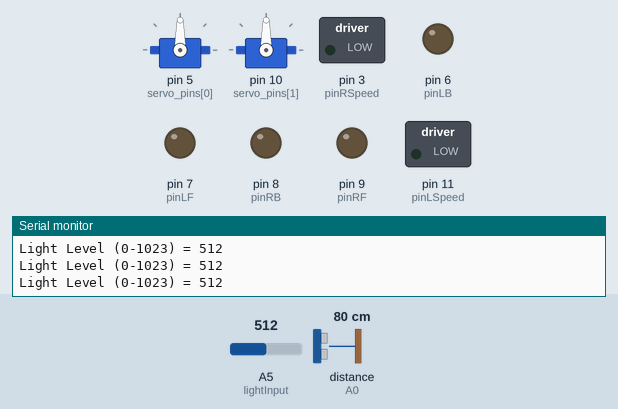
Simulated run of this sketch. Board: Arduino Uno, built with avr-gcc and run on an emulated ATmega328P. On the bench: 2 × servo, switched loads named in the sketch (green lamp = pin HIGH), output pins drawn as LEDs (lit = HIGH), the last lines printed to the serial monitor. The inputs (shaded band) are chosen by the test bench; at power-on: A5 (lightInput) = 512, distance to the obstacle (sensor on A0) 80 cm. The echo pulse lasts 58.3 µs per cm; pins used as bus, display or sensor lines are not drawn.

Above: at 2.2 s.
2.3 s: A5 (lightInput) set to 157
At 5.7 s:
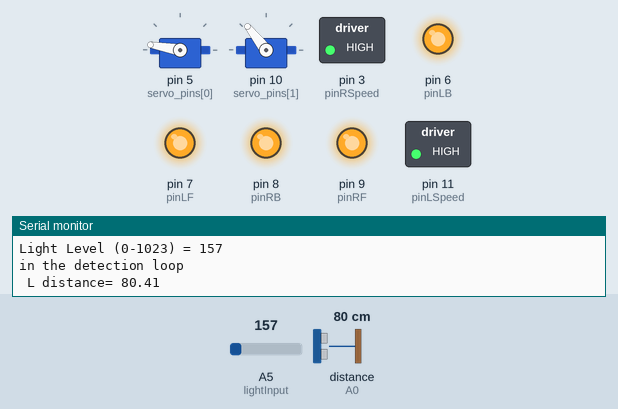
6.4 s: A5 (lightInput) set to 133
At 6.4 s:
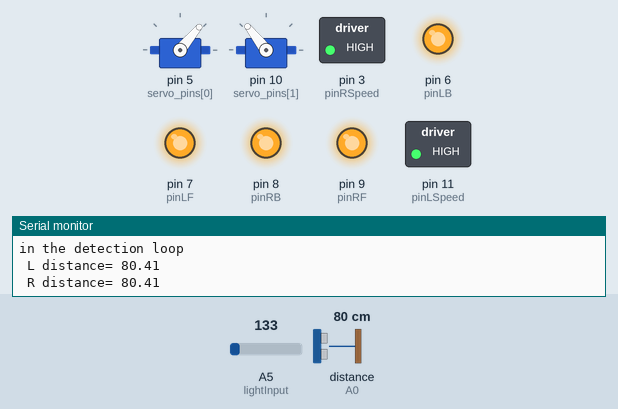
At 9.8 s:
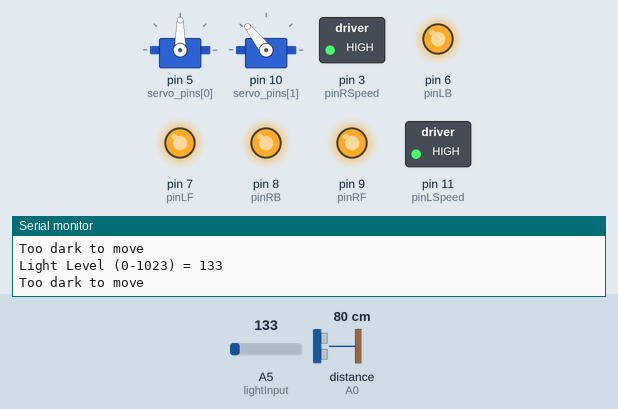
Timing chart, 0 to 11.3 s (numbered marks = the images above; inputs shaded):
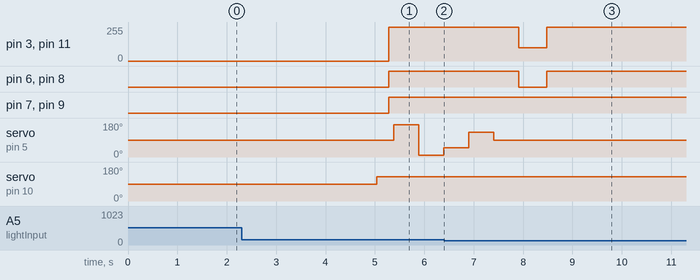

Measured:
- the behaviour switches between 150 and 149 on A5 (lightInput) (found by bisection; images 1 and 2)
- after the input at 6.4 s, servo on pin 5 (servo_pins[0]): goes on until 7.4 s, then stays 90°

The sketch:

Slutkod.ino
```cpp
// User-defined variables:
// OBS: men mounting servo during robot assembly, use SensorCenterAngle = 90;


int SensorCenterAngle  = 90;    //Angle when "distance sensor" points straight ahead. OBS: between 80-100 !
int SensorTurningAngle = 80;    //Angle the "distance sensor" turns relative to center default 70
int MiddleTurningAngle = (SensorTurningAngle*0.5);


int AlarmDistanceClose = 25;    // Very close! //defalut 25
int AlarmDistanceFar   = 35;    // Close but no cigar! //default 40 ((distance)/5.8/10))= centimeter
int Insiderange = 40;
int CheckRouteTime     = 3000;  //How often the Robot should stop and check if any obstacle has arrived from right or left // default 2000


int ForwardWheelSpeed  = 100;   // min-max = 0-255 Choose an even number = possible to divide by 2
int TurnWheelSpeed     = ForwardWheelSpeed-0; // min-max = 0-255 Choose an even number = possible to divide by 2
int BackwardWheelSpeed = ForwardWheelSpeed-0; // min-max = 0-255 Choose an even number = possible to divide by 2
int TurnTime           = 4;     // Time for turning => turning angle of vehicle. Use ~0-10
int turnSpeedCompensator = 0; //If vehicle turns to the left - increase this variable. OBS between ~-30 and 30 to start with...


// -----------------------------------------------------------------------------------
// Here starts the main code:
#include <Servo.h>
int pinLB=6;          // define pin6 as left back connect with IN1
int pinLF=7;          // define pin9 as left forward connect with IN2
int pinRB=8;          // define pin10 as right back connect with IN3
int pinRF=9;          // define pin11 as right back connect with IN4
int pinRSpeed = 3;    //ENA - Right motor - Black cord
int pinLSpeed = 11;   //ENB - Left  motor - Green cord
int inputPin = A0;    // define ultrasonic receive pin (Echo)
int outputPin =A1;    // define ultrasonic send pin(Trig)
int Fspeedd = 0;      // forward distance
int Rspeedd = 0;      // right distance
int Lspeedd = 0;      // left distance
int LMspeedd = 0;     // left middle distance
int RMspeedd = 0;     // right middle distance
int directionn = 0;   //

int lightInput = A5;
int ljusLevel = 1000;
bool ljusOff = false;
int ljuscheck = 0;


#define SERVOS 2      // Define the number of servos
//#define STATES 7    // Define the number of states
Servo myservo[SERVOS];// new myservo
int servo_pins[SERVOS] = {5,10}; // means that two servos are controlled on port 5 and 10
                                 // myservo[0] will be on port 5, and myservo[1] will be on port 10,
                                 // (and so on if more servos will be attached...)
int delay_time = 250; // set stable time
int Fgo = 8;          // forward
int Rgo = 6;          // turn right
int Lgo = 4;          // turn left
int Bgo = 2;          // back
int RMgo = 10;
int LMgo = 12;
unsigned long DriveTime;    // Timevariables to control how often to check for directions
unsigned long DriveTimeOld; // Timevariables to control how often to check for directions
int RightSensorAngle   = SensorCenterAngle-SensorTurningAngle; //Angle the distance sensor turns to the right (90 is straight ahead)
int LeftSensorAngle    = SensorCenterAngle+SensorTurningAngle; //Angle the distance sensor turns to the left  (90 is straight ahead)
int RightmiddleAngle = SensorCenterAngle-MiddleTurningAngle; //Angle the distance sensor turns to the right (90 is straight ahead
int LeftmiddleAngle = SensorCenterAngle+MiddleTurningAngle; //Angle the distance sensor turns to the left  (90 is straight ahead)


void setup()
{
    Serial.begin(9600);
    pinMode(pinLB,OUTPUT);
    pinMode(pinLF,OUTPUT);
    pinMode(pinRB,OUTPUT);
    pinMode(pinRF,OUTPUT);
    pinMode(pinLSpeed,OUTPUT);
    pinMode(pinRSpeed,OUTPUT);
    pinMode(inputPin, INPUT);
    pinMode(outputPin, OUTPUT);
    //myservo[0].attach(5); // define the servo pin(PWM) for ultrasonic sensor
    //myservo[1].attach(10); // define the servo pin(PWM) for ultrasonic sensor
        for(int i = 0; i < SERVOS; i++) {
            myservo[i].attach(servo_pins[i]); // Attach the servo to the servo object
            delay(500);
         }
    DriveTimeOld = millis(); // initiate start time
    CheckRouteTime         = CheckRouteTime+1000; //Adding one second because it takes roughly one second to check left and right and continue to drive


    //Forward motion directly from the start:
}


void advance(int a) // forward
{
  myservo[1].write(128);
  delay(250);
  digitalWrite(pinRB,LOW);
  digitalWrite(pinRF,HIGH);
  digitalWrite(pinLB,LOW);
  digitalWrite(pinLF,HIGH);
  analogWrite(pinLSpeed,ForwardWheelSpeed);
  analogWrite(pinRSpeed,ForwardWheelSpeed-turnSpeedCompensator);
  delay(a * 15);
}


void turnL(int d) //turn right
{
  myservo[1].write(48);
  delay(250);
  digitalWrite(pinRB,LOW);
  digitalWrite(pinRF,HIGH);
  digitalWrite(pinLB,LOW);
  digitalWrite(pinLF,HIGH);
  analogWrite(pinLSpeed,TurnWheelSpeed);
  analogWrite(pinRSpeed,TurnWheelSpeed);
  delay(d * 50);
}


void turnR(int e) //turn left
{
  myservo[1].write(188);
  delay(250);
  digitalWrite(pinRB,LOW);
  digitalWrite(pinRF,HIGH);
  digitalWrite(pinLB,LOW);
  digitalWrite(pinLF,HIGH);
  analogWrite(pinLSpeed,TurnWheelSpeed);
  analogWrite(pinRSpeed,TurnWheelSpeed);
  delay(e * 50);
}

void turnLB(int c)
{
  myservo[1].write(188);
  delay(250);
  digitalWrite(pinRB,HIGH);
  digitalWrite(pinRF,LOW);
  digitalWrite(pinLB,HIGH);
  digitalWrite(pinLF,LOW);
  analogWrite(pinLSpeed,TurnWheelSpeed);
  analogWrite(pinRSpeed,TurnWheelSpeed);
  delay(c * 50);
}

void turnRB(int z)
{
  myservo[1].write(48);
  delay(250);
  digitalWrite(pinRB,HIGH);
  digitalWrite(pinRF,LOW);
  digitalWrite(pinLB,HIGH);
  digitalWrite(pinLF,LOW);
  analogWrite(pinLSpeed,TurnWheelSpeed);
  analogWrite(pinRSpeed,TurnWheelSpeed);
  delay(z * 50);
}

void stopp(int f) //stop
{
  myservo[1].write(128);
  delay(250);
  digitalWrite(pinRB,HIGH);
  digitalWrite(pinRF,HIGH);
  digitalWrite(pinLB,HIGH);
  digitalWrite(pinLF,HIGH);
  digitalWrite(pinLSpeed,HIGH);
  digitalWrite(pinRSpeed,HIGH);
  delay(f * 100);
}


void back(int g) //back
{
  myservo[1].write(128);
  delay(250);
  digitalWrite(pinRB,HIGH);
  digitalWrite(pinRF,LOW);
  digitalWrite(pinLB,HIGH);
  digitalWrite(pinLF,LOW);
  analogWrite(pinLSpeed,BackwardWheelSpeed);
  analogWrite(pinRSpeed,BackwardWheelSpeed);
  delay(g * 300  /2);
}

void checkLjus(){
  ljusLevel = analogRead(lightInput);
  Serial.print("");
  Serial.print("Light Level (0-1023) = ");
  Serial.println(ljusLevel);

  if(ljusLevel < 150){
    if(ljuscheck > 10){
    ljusOff = true;
    Serial.println("Too dark to move");
    }else {
      ljusOff = false;
      ljuscheck++;
    }

  }
}

void detection() //test the distance in different directions
{
  int delay_time = 250; // A delay for the detection of obstacles to the sides..
  delay(5);
  DriveTime = millis();
  if (DriveTime > DriveTimeOld + CheckRouteTime){
    Serial.println("in the detection loop");
    stopp(1);
    ask_pin_L();
    delay(delay_time);
    ask_pin_R();
    delay(delay_time);
    ask_pin_MR();
    delay(delay_time);
    ask_pin_ML();
    delay(delay_time);
    ask_pin_F();
    delay(delay_time);
    NOICP();
    DriveTimeOld = DriveTime;
  }
}


void ask_pin_F() // test forward distance
{
  myservo[0].write(SensorCenterAngle);
  digitalWrite(outputPin, LOW);
  delayMicroseconds(2);
  digitalWrite(outputPin, HIGH);
  delayMicroseconds(10);
  digitalWrite(outputPin, LOW);
  float Fdistance = pulseIn(inputPin, HIGH);
  Fdistance= Fdistance/5.8/10;
  Serial.print(" F distance= ");
  Serial.println(Fdistance);
  Fspeedd = Fdistance;
}

void ask_pin_L() // test left distance
{
  myservo[0].write(LeftSensorAngle);
  delay(delay_time);
  digitalWrite(outputPin, LOW);
  delayMicroseconds(2);
  digitalWrite(outputPin, HIGH);
  delayMicroseconds(10);
  digitalWrite(outputPin, LOW);
  float Ldistance = pulseIn(inputPin, HIGH);
  Ldistance= Ldistance/5.8/10;
  Serial.print(" L distance= ");
  Serial.println(Ldistance);
  Lspeedd = Ldistance;
}

void ask_pin_R() // test right distance
{
  myservo[0].write(RightSensorAngle);
  delay(delay_time);
  digitalWrite(outputPin, LOW);
  delayMicroseconds(2);
  digitalWrite(outputPin, HIGH);
  delayMicroseconds(10);
  digitalWrite(outputPin, LOW);
  float Rdistance = pulseIn(inputPin, HIGH);
  Rdistance= Rdistance/5.8/10;
  Serial.print(" R distance= ");
  Serial.println(Rdistance);
  Rspeedd = Rdistance;
}

void ask_pin_MR() // test right distance
{
  myservo[0].write(RightmiddleAngle);
  delay(delay_time);
  digitalWrite(outputPin, LOW);
  delayMicroseconds(2);
  digitalWrite(outputPin, HIGH);
  delayMicroseconds(10);
  digitalWrite(outputPin, LOW);
  float RMdistance = pulseIn(inputPin, HIGH);
  RMdistance= RMdistance/5.8/10;
  Serial.print(" RM distance= ");
  Serial.println(RMdistance);
  RMspeedd = RMdistance;
}

void ask_pin_ML() // test left distance
{
  myservo[0].write(LeftmiddleAngle);
  delay(delay_time);
  digitalWrite(outputPin, LOW);
  delayMicroseconds(2);
  digitalWrite(outputPin, HIGH);
  delayMicroseconds(10);
  digitalWrite(outputPin, LOW);
  float LMdistance = pulseIn(inputPin, HIGH);
  LMdistance= LMdistance/5.8/10;
  Serial.print(" LM distance= ");
  Serial.println(LMdistance);
  LMspeedd = LMdistance;
}

void OA() { // Obstacle Avoidance
  Serial.print("OA - - - - - -");
  if(LMspeedd < AlarmDistanceClose && RMspeedd > AlarmDistanceClose) //if left distance is "Too close"
    {
    turnRB(TurnTime*3);
    Serial.println(" Turning Right ");
    }
  if(RMspeedd < AlarmDistanceClose && LMspeedd > AlarmDistanceClose)//if left distance is "Too close"
    {
    turnLB(TurnTime*3);
    Serial.println(" Turning Left ");
    }
  if (LMspeedd < AlarmDistanceClose && RMspeedd < AlarmDistanceClose)//if left distance and right distance both less than 1
    {
    back(3);
    Serial.println(" Reverse ");
    }
  else
    {
    advance(1); // forward go
    }
}


void NOICP() { // No obstacle in close proximity
  Serial.println("in NOICP");
  Serial.println(Fspeedd);
  Serial.println(Lspeedd);
  Serial.println(Rspeedd);
  Serial.println(RMspeedd);
  Serial.println(LMspeedd);

  if (Fspeedd < Insiderange)
  {
      back(3);
      Serial.println(" Reverse ");
  }
  else if (Fspeedd >= LMspeedd && Fspeedd >= RMspeedd && Fspeedd >= Rspeedd && Fspeedd >= Lspeedd)
      {
        advance(1);
        Serial.println("F");
      }
  else if (Lspeedd > Rspeedd && Lspeedd > Fspeedd && Lspeedd > LMspeedd && Lspeedd > RMspeedd)
      {
          turnL(TurnTime*2);
          Serial.println(" Turning Left NOICP ");
      }
  else if (Rspeedd > Lspeedd && Rspeedd > Fspeedd && Rspeedd > LMspeedd && Rspeedd > RMspeedd)
      {
          turnR(TurnTime*2);
          Serial.println(" Turning Right NOICP");
      }
  else if (LMspeedd > Lspeedd && LMspeedd > Rspeedd && LMspeedd > Fspeedd && LMspeedd > RMspeedd)
      {
          turnL(TurnTime);
          Serial.println(" Turning Left NOICP");
      }
  else if (RMspeedd > Lspeedd && RMspeedd > Rspeedd && RMspeedd > Fspeedd && RMspeedd > LMspeedd)
      {
          turnR(TurnTime);
          Serial.println(" Turning Right NOICP");
      }

  else {
    Serial.println("Inget");
  }
}


void loop()  // Main loop from where the program is run.
{
checkLjus();

  myservo[0].write(SensorCenterAngle);

    if(ljusOff == true){
      stopp(10);

  }
  else {
    myservo[0].write(SensorCenterAngle);
    detection();
  }
}
```
